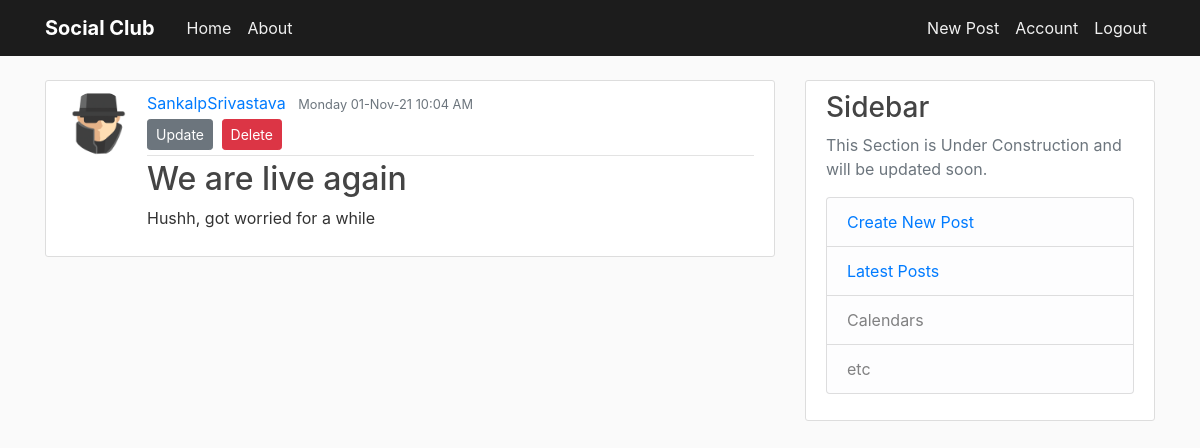
The app's page /post/1 (signed in) with its own data.
### flaskblog/models.py (models this page shows, shortened)
class User(db.Model,UserMixin):
    id = db.Column(db.Integer, primary_key=True)
    username = db.Column(db.String(20), unique=True, nullable=False)
    email = db.Column(db.String(120), unique=True, nullable=False)
    image_file = db.Column(db.String(20), nullable=False,
                           default='default.jpg')
    password = db.Column(db.String(60), nullable=False)
    date_of_join = db.Column(db.DateTime,default=datetime.utcnow())
    posts = db.relationship('Post', backref='author', lazy=True)

class Post(db.Model):
    id = db.Column(db.Integer, primary_key=True)
    title = db.Column(db.String(100), nullable=False)
    date_posted = db.Column(db.DateTime, nullable=False,
                            default=datetime.utcnow)
    content = db.Column(db.Text, nullable=False)
    user_id = db.Column(db.Integer, db.ForeignKey('user.id'), nullable=False)
    post_edited = db.Column(db.Boolean,unique=False, default=False)

### flaskblog/posts/routes.py (the view)
@posts.route('/post/<int:post_id>')
def post(post_id):
    post = Post.query.get_or_404(post_id)
    return render_template('post.html',title=post.title,post=post,timezone=timezone)

### flaskblog/models.py (called while the page is built)
@login_manager.user_loader
def load_user(user_id):
    return User.query.get(int(user_id))

### flaskblog/templates/post.html (shortened to what this page needs)
{% extends "layout.html" %}
{% block content %}
<article class="media content-section">
    <image class ="rounded-circle article-img" src ="{{url_for('static',filename='profile_pics/'+post.author.image_file)}}"></image>
    <div class="media-body">
        <div class="article-metadata">
            <a class="mr-2" href="#">{{ post.author.username }}</a>
            {%if post.post_edited %}
            <small class="text-muted">{{ post.date_posted.replace(tzinfo=timezone.utc).astimezone(tz=None).strftime('%A %d-%b-%y %I:%M %p') }} (Edited)</small>
            {%else%}
            <small class="text-muted">{{ post.date_posted.replace(tzinfo=timezone.utc).astimezone(tz=None).strftime('%A %d-%b-%y %I:%M %p') }}</small>
            {%endif%}
            {%if post.author == current_user%}
            <div>
                <a class = "btn btn-secondary btn-sm mt-1 mb-1"href="{{url_for('posts.update_post',post_id=post.id,timezone=timezone)}}">Update</a>
                <button type="button" class='btn btn-danger btn-sm m-1' data-toggle="modal" data-target="#deleteModal">Delete</button>
            </div>
            {%endif%}
        </div>
        <h2 class = "article-title">{{ post.title }}</h2>
        <p class="article-content">{{ post.content }}</p>
    </div>
</article>
{% endblock content %}

### flaskblog/static/main.css (style rules this page uses)
body { background: #fafafa; color: #333333; margin-top: 5rem; }
h1, h2, h3, h4, h5, h6 { color: #444444; }
.content-section { background: #ffffff; padding: 10px 20px; border: 1px solid #dddddd; border-radius: 3px; margin-bottom: 20px; }
.article-title { color: #444444; }
.article-content { white-space: pre-line; }
.article-img { height: 65px; width: 65px; margin-right: 16px; }
.article-metadata { padding-bottom: 1px; margin-bottom: 4px; border-bottom: 1px solid #e3e3e3 }

### records on screen
User: image_file (placeholder picture), author.username "SankalpSrivastava"
Post: date_posted.replace "Monday 01-Nov-21 10:04 AM", title "We are live again", content "Hushh, got worried for a while"
